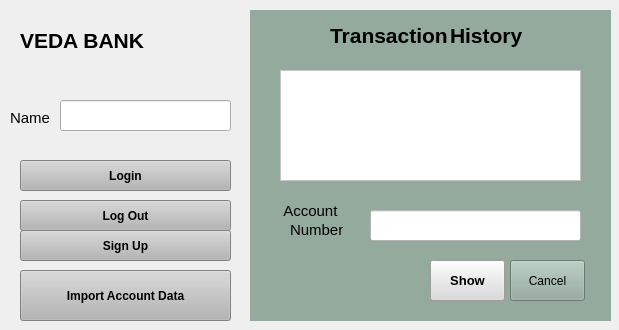
<?xml version="1.0" encoding="UTF-8"?>
<ui version="4.0">
 <class>Widget</class>
 <widget class="QWidget" name="Widget">
  <property name="geometry">
   <rect>
    <x>0</x>
    <y>0</y>
    <width>619</width>
    <height>330</height>
   </rect>
  </property>
  <property name="windowTitle">
   <string>Widget</string>
  </property>
  <widget class="QLabel" name="label">
   <property name="geometry">
    <rect>
     <x>20</x>
     <y>10</y>
     <width>151</width>
     <height>61</height>
    </rect>
   </property>
   <property name="font">
    <font>
     <pointsize>16</pointsize>
     <bold>true</bold>
    </font>
   </property>
   <property name="text">
    <string>VEDA BANK</string>
   </property>
  </widget>
  <widget class="QLabel" name="label_2">
   <property name="geometry">
    <rect>
     <x>10</x>
     <y>110</y>
     <width>41</width>
     <height>16</height>
    </rect>
   </property>
   <property name="font">
    <font>
     <pointsize>11</pointsize>
    </font>
   </property>
   <property name="text">
    <string>Name</string>
   </property>
  </widget>
  <widget class="QStackedWidget" name="stackedWidget">
   <property name="geometry">
    <rect>
     <x>250</x>
     <y>10</y>
     <width>361</width>
     <height>311</height>
    </rect>
   </property>
   <property name="styleSheet">
    <string notr="true">
background-color: rgb(147, 170, 157);</string>
   </property>
   <property name="currentIndex">
    <number>4</number>
   </property>
   <widget class="QWidget" name="page_6"/>
   <widget class="QWidget" name="page_4">
    <widget class="QPushButton" name="pushButton_makeAcc">
     <property name="geometry">
      <rect>
       <x>20</x>
       <y>30</y>
       <width>101</width>
       <height>121</height>
      </rect>
     </property>
     <property name="font">
      <font>
       <pointsize>9</pointsize>
       <bold>true</bold>
      </font>
     </property>
     <property name="styleSheet">
      <string notr="true">background-color: rgb(104, 141, 122);</string>
     </property>
     <property name="text">
      <string>Make a 
Account</string>
     </property>
    </widget>
    <widget class="QPushButton" name="pushButton_deposit">
     <property name="geometry">
      <rect>
       <x>130</x>
       <y>30</y>
       <width>101</width>
       <height>121</height>
      </rect>
     </property>
     <property name="font">
      <font>
       <bold>true</bold>
      </font>
     </property>
     <property name="styleSheet">
      <string notr="true">background-color: rgb(104, 141, 122);</string>
     </property>
     <property name="text">
      <string>Deposit</string>
     </property>
    </widget>
    <widget class="QPushButton" name="pushButton_withdraw">
     <property name="geometry">
      <rect>
       <x>240</x>
       <y>30</y>
       <width>101</width>
       <height>121</height>
      </rect>
     </property>
     <property name="font">
      <font>
       <bold>true</bold>
      </font>
     </property>
     <property name="styleSheet">
      <string notr="true">background-color: rgb(104, 141, 122);</string>
     </property>
     <property name="text">
      <string>Withdraw</string>
     </property>
    </widget>
    <widget class="QPushButton" name="pushButton_allAcc">
     <property name="geometry">
      <rect>
       <x>20</x>
       <y>160</y>
       <width>101</width>
       <height>121</height>
      </rect>
     </property>
     <property name="font">
      <font>
       <bold>true</bold>
      </font>
     </property>
     <property name="styleSheet">
      <string notr="true">background-color: rgb(104, 141, 122);</string>
     </property>
     <property name="text">
      <string>All Accounts</string>
     </property>
    </widget>
    <widget class="QPushButton" name="pushButton_exit">
     <property name="geometry">
      <rect>
       <x>240</x>
       <y>160</y>
       <width>101</width>
       <height>121</height>
      </rect>
     </property>
     <property name="font">
      <font>
       <bold>true</bold>
      </font>
     </property>
     <property name="styleSheet">
      <string notr="true">background-color: rgb(104, 141, 122);</string>
     </property>
     <property name="text">
      <string>Exit</string>
     </property>
    </widget>
    <widget class="QPushButton" name="pushButton_spAcc">
     <property name="geometry">
      <rect>
       <x>130</x>
       <y>160</y>
       <width>101</width>
       <height>121</height>
      </rect>
     </property>
     <property name="font">
      <font>
       <bold>true</bold>
      </font>
     </property>
     <property name="styleSheet">
      <string notr="true">background-color: rgb(104, 141, 122);</string>
     </property>
     <property name="text">
      <string>Transaction
History</string>
     </property>
    </widget>
   </widget>
   <widget class="QWidget" name="page">
    <widget class="QPushButton" name="button_dconfirm">
     <property name="geometry">
      <rect>
       <x>20</x>
       <y>230</y>
       <width>141</width>
       <height>61</height>
      </rect>
     </property>
     <property name="font">
      <font>
       <pointsize>10</pointsize>
       <bold>true</bold>
      </font>
     </property>
     <property name="styleSheet">
      <string notr="true">background-color: rgb(218, 218, 218);</string>
     </property>
     <property name="text">
      <string>deposit</string>
     </property>
    </widget>
    <widget class="QLabel" name="label_10">
     <property name="geometry">
      <rect>
       <x>140</x>
       <y>0</y>
       <width>91</width>
       <height>61</height>
      </rect>
     </property>
     <property name="font">
      <font>
       <pointsize>16</pointsize>
       <bold>true</bold>
      </font>
     </property>
     <property name="text">
      <string>Deposit</string>
     </property>
    </widget>
    <widget class="QPushButton" name="button_dcancel">
     <property name="geometry">
      <rect>
       <x>260</x>
       <y>230</y>
       <width>75</width>
       <height>61</height>
      </rect>
     </property>
     <property name="styleSheet">
      <string notr="true"/>
     </property>
     <property name="text">
      <string>Cancel</string>
     </property>
    </widget>
    <widget class="QLabel" name="label_3">
     <property name="geometry">
      <rect>
       <x>30</x>
       <y>140</y>
       <width>81</width>
       <height>16</height>
      </rect>
     </property>
     <property name="font">
      <font>
       <pointsize>11</pointsize>
      </font>
     </property>
     <property name="text">
      <string>Amount of</string>
     </property>
    </widget>
    <widget class="QLineEdit" name="accountDepositEdit">
     <property name="geometry">
      <rect>
       <x>120</x>
       <y>80</y>
       <width>221</width>
       <height>31</height>
      </rect>
     </property>
     <property name="styleSheet">
      <string notr="true">background-color: rgb(255, 255, 255);</string>
     </property>
    </widget>
    <widget class="QLabel" name="label_12">
     <property name="geometry">
      <rect>
       <x>30</x>
       <y>80</y>
       <width>61</width>
       <height>16</height>
      </rect>
     </property>
     <property name="font">
      <font>
       <pointsize>11</pointsize>
      </font>
     </property>
     <property name="text">
      <string>Account</string>
     </property>
    </widget>
    <widget class="QLineEdit" name="depositAmmount">
     <property name="geometry">
      <rect>
       <x>120</x>
       <y>140</y>
       <width>221</width>
       <height>31</height>
      </rect>
     </property>
     <property name="styleSheet">
      <string notr="true">background-color: rgb(255, 255, 255);</string>
     </property>
    </widget>
    <widget class="QLabel" name="label_16">
     <property name="geometry">
      <rect>
       <x>30</x>
       <y>100</y>
       <width>61</width>
       <height>16</height>
      </rect>
     </property>
     <property name="font">
      <font>
       <pointsize>11</pointsize>
      </font>
     </property>
     <property name="text">
      <string>Number</string>
     </property>
    </widget>
    <widget class="QLabel" name="label_20">
     <property name="geometry">
      <rect>
       <x>40</x>
       <y>160</y>
       <width>61</width>
       <height>21</height>
      </rect>
     </property>
     <property name="font">
      <font>
       <pointsize>11</pointsize>
      </font>
     </property>
     <property name="text">
      <string>Money</string>
     </property>
    </widget>
   </widget>
   <widget class="QWidget" name="page_3">
    <widget class="QLabel" name="label_11">
     <property name="geometry">
      <rect>
       <x>140</x>
       <y>0</y>
       <width>131</width>
       <height>61</height>
      </rect>
     </property>
     <property name="font">
      <font>
       <pointsize>16</pointsize>
       <bold>true</bold>
      </font>
     </property>
     <property name="text">
      <string>Withdraw</string>
     </property>
    </widget>
    <widget class="QLabel" name="label_4">
     <property name="geometry">
      <rect>
       <x>30</x>
       <y>80</y>
       <width>61</width>
       <height>16</height>
      </rect>
     </property>
     <property name="font">
      <font>
       <pointsize>11</pointsize>
      </font>
     </property>
     <property name="text">
      <string>Account</string>
     </property>
    </widget>
    <widget class="QPushButton" name="button_wconfirm">
     <property name="geometry">
      <rect>
       <x>20</x>
       <y>230</y>
       <width>141</width>
       <height>61</height>
      </rect>
     </property>
     <property name="font">
      <font>
       <pointsize>10</pointsize>
       <bold>true</bold>
      </font>
     </property>
     <property name="styleSheet">
      <string notr="true">background-color: rgb(218, 218, 218);</string>
     </property>
     <property name="text">
      <string>Withdraw</string>
     </property>
    </widget>
    <widget class="QPushButton" name="button_wcancel">
     <property name="geometry">
      <rect>
       <x>260</x>
       <y>230</y>
       <width>75</width>
       <height>61</height>
      </rect>
     </property>
     <property name="styleSheet">
      <string notr="true"/>
     </property>
     <property name="text">
      <string>Cancel</string>
     </property>
    </widget>
    <widget class="QLineEdit" name="accountWithdrawEdit">
     <property name="geometry">
      <rect>
       <x>120</x>
       <y>80</y>
       <width>221</width>
       <height>31</height>
      </rect>
     </property>
     <property name="styleSheet">
      <string notr="true">background-color: rgb(255, 255, 255);</string>
     </property>
    </widget>
    <widget class="QLineEdit" name="withdrawAmmount">
     <property name="geometry">
      <rect>
       <x>120</x>
       <y>140</y>
       <width>221</width>
       <height>31</height>
      </rect>
     </property>
     <property name="styleSheet">
      <string notr="true">background-color: rgb(255, 255, 255);</string>
     </property>
     <property name="text">
      <string/>
     </property>
    </widget>
    <widget class="QLabel" name="label_13">
     <property name="geometry">
      <rect>
       <x>30</x>
       <y>140</y>
       <width>81</width>
       <height>20</height>
      </rect>
     </property>
     <property name="font">
      <font>
       <pointsize>11</pointsize>
      </font>
     </property>
     <property name="text">
      <string>Amount of</string>
     </property>
    </widget>
    <widget class="QLabel" name="label_17">
     <property name="geometry">
      <rect>
       <x>30</x>
       <y>100</y>
       <width>61</width>
       <height>16</height>
      </rect>
     </property>
     <property name="font">
      <font>
       <pointsize>11</pointsize>
      </font>
     </property>
     <property name="text">
      <string>Number</string>
     </property>
    </widget>
    <widget class="QLabel" name="label_21">
     <property name="geometry">
      <rect>
       <x>40</x>
       <y>160</y>
       <width>61</width>
       <height>21</height>
      </rect>
     </property>
     <property name="font">
      <font>
       <pointsize>11</pointsize>
      </font>
     </property>
     <property name="text">
      <string>Money</string>
     </property>
    </widget>
   </widget>
   <widget class="QWidget" name="page_5">
    <widget class="QPushButton" name="button_show">
     <property name="geometry">
      <rect>
       <x>180</x>
       <y>250</y>
       <width>75</width>
       <height>41</height>
      </rect>
     </property>
     <property name="font">
      <font>
       <pointsize>10</pointsize>
       <bold>true</bold>
      </font>
     </property>
     <property name="styleSheet">
      <string notr="true">background-color: rgb(218, 218, 218);</string>
     </property>
     <property name="text">
      <string>Show</string>
     </property>
    </widget>
    <widget class="QPushButton" name="button_scancel">
     <property name="geometry">
      <rect>
       <x>260</x>
       <y>250</y>
       <width>75</width>
       <height>41</height>
      </rect>
     </property>
     <property name="font">
      <font>
       <pointsize>9</pointsize>
      </font>
     </property>
     <property name="styleSheet">
      <string notr="true"/>
     </property>
     <property name="text">
      <string>Cancel</string>
     </property>
    </widget>
    <widget class="QLineEdit" name="lineEdit_spec">
     <property name="geometry">
      <rect>
       <x>120</x>
       <y>200</y>
       <width>211</width>
       <height>31</height>
      </rect>
     </property>
     <property name="styleSheet">
      <string notr="true">background-color: rgb(255, 255, 255);</string>
     </property>
    </widget>
    <widget class="QTextEdit" name="textEdit_show">
     <property name="geometry">
      <rect>
       <x>30</x>
       <y>60</y>
       <width>301</width>
       <height>111</height>
      </rect>
     </property>
     <property name="styleSheet">
      <string notr="true">background-color: rgb(255, 255, 255);</string>
     </property>
    </widget>
    <widget class="QLabel" name="label_14">
     <property name="geometry">
      <rect>
       <x>30</x>
       <y>190</y>
       <width>71</width>
       <height>21</height>
      </rect>
     </property>
     <property name="font">
      <font>
       <pointsize>11</pointsize>
      </font>
     </property>
     <property name="text">
      <string> Account</string>
     </property>
    </widget>
    <widget class="QLabel" name="label_15">
     <property name="geometry">
      <rect>
       <x>40</x>
       <y>210</y>
       <width>61</width>
       <height>20</height>
      </rect>
     </property>
     <property name="font">
      <font>
       <pointsize>11</pointsize>
      </font>
     </property>
     <property name="text">
      <string>Number</string>
     </property>
    </widget>
    <widget class="QLabel" name="label_18">
     <property name="geometry">
      <rect>
       <x>80</x>
       <y>10</y>
       <width>121</width>
       <height>31</height>
      </rect>
     </property>
     <property name="font">
      <font>
       <pointsize>16</pointsize>
       <bold>true</bold>
      </font>
     </property>
     <property name="text">
      <string>Transaction </string>
     </property>
    </widget>
    <widget class="QLabel" name="label_19">
     <property name="geometry">
      <rect>
       <x>200</x>
       <y>0</y>
       <width>91</width>
       <height>51</height>
      </rect>
     </property>
     <property name="font">
      <font>
       <pointsize>16</pointsize>
       <bold>true</bold>
      </font>
     </property>
     <property name="text">
      <string>History</string>
     </property>
    </widget>
   </widget>
   <widget class="QWidget" name="page_2">
    <widget class="QLineEdit" name="lineEdit_mn">
     <property name="geometry">
      <rect>
       <x>110</x>
       <y>90</y>
       <width>221</width>
       <height>31</height>
      </rect>
     </property>
     <property name="styleSheet">
      <string notr="true">background-color: rgb(255, 255, 255);</string>
     </property>
    </widget>
    <widget class="QLineEdit" name="lineEdit_ma">
     <property name="geometry">
      <rect>
       <x>110</x>
       <y>140</y>
       <width>221</width>
       <height>31</height>
      </rect>
     </property>
     <property name="styleSheet">
      <string notr="true">background-color: rgb(255, 255, 255);</string>
     </property>
    </widget>
    <widget class="QPushButton" name="button_mconfirm">
     <property name="geometry">
      <rect>
       <x>30</x>
       <y>250</y>
       <width>111</width>
       <height>41</height>
      </rect>
     </property>
     <property name="font">
      <font>
       <pointsize>10</pointsize>
       <bold>true</bold>
      </font>
     </property>
     <property name="styleSheet">
      <string notr="true">background-color: rgb(218, 218, 218);</string>
     </property>
     <property name="text">
      <string>Create</string>
     </property>
    </widget>
    <widget class="QLabel" name="label_5">
     <property name="geometry">
      <rect>
       <x>110</x>
       <y>10</y>
       <width>201</width>
       <height>61</height>
      </rect>
     </property>
     <property name="font">
      <font>
       <pointsize>16</pointsize>
       <bold>true</bold>
      </font>
     </property>
     <property name="text">
      <string>Make a Account</string>
     </property>
    </widget>
    <widget class="QPushButton" name="button_mcancel">
     <property name="geometry">
      <rect>
       <x>270</x>
       <y>250</y>
       <width>61</width>
       <height>41</height>
      </rect>
     </property>
     <property name="styleSheet">
      <string notr="true"/>
     </property>
     <property name="text">
      <string>Cancel</string>
     </property>
    </widget>
    <widget class="QLabel" name="label_6">
     <property name="geometry">
      <rect>
       <x>40</x>
       <y>100</y>
       <width>48</width>
       <height>16</height>
      </rect>
     </property>
     <property name="font">
      <font>
       <pointsize>11</pointsize>
      </font>
     </property>
     <property name="text">
      <string>Name</string>
     </property>
    </widget>
    <widget class="QLabel" name="label_7">
     <property name="geometry">
      <rect>
       <x>40</x>
       <y>140</y>
       <width>71</width>
       <height>16</height>
      </rect>
     </property>
     <property name="font">
      <font>
       <pointsize>11</pointsize>
      </font>
     </property>
     <property name="text">
      <string>Account</string>
     </property>
    </widget>
    <widget class="QLabel" name="label_8">
     <property name="geometry">
      <rect>
       <x>40</x>
       <y>160</y>
       <width>71</width>
       <height>16</height>
      </rect>
     </property>
     <property name="font">
      <font>
       <pointsize>11</pointsize>
      </font>
     </property>
     <property name="text">
      <string>Number</string>
     </property>
    </widget>
    <widget class="QLabel" name="label_9">
     <property name="geometry">
      <rect>
       <x>40</x>
       <y>200</y>
       <width>61</width>
       <height>16</height>
      </rect>
     </property>
     <property name="font">
      <font>
       <pointsize>11</pointsize>
      </font>
     </property>
     <property name="text">
      <string>Balance</string>
     </property>
    </widget>
    <widget class="QLineEdit" name="spinBox_mb">
     <property name="geometry">
      <rect>
       <x>110</x>
       <y>190</y>
       <width>221</width>
       <height>31</height>
      </rect>
     </property>
     <property name="styleSheet">
      <string notr="true">background-color: rgb(255, 255, 255);</string>
     </property>
    </widget>
   </widget>
  </widget>
  <widget class="QPushButton" name="stackbutton">
   <property name="geometry">
    <rect>
     <x>130</x>
     <y>440</y>
     <width>75</width>
     <height>24</height>
    </rect>
   </property>
   <property name="text">
    <string>stacked</string>
   </property>
  </widget>
  <widget class="QLineEdit" name="lineEdit_namelogin">
   <property name="geometry">
    <rect>
     <x>60</x>
     <y>100</y>
     <width>171</width>
     <height>31</height>
    </rect>
   </property>
  </widget>
  <widget class="QPushButton" name="loginButton">
   <property name="geometry">
    <rect>
     <x>20</x>
     <y>160</y>
     <width>211</width>
     <height>31</height>
    </rect>
   </property>
   <property name="font">
    <font>
     <bold>true</bold>
    </font>
   </property>
   <property name="styleSheet">
    <string notr="true">
background-color: rgb(181, 181, 181);</string>
   </property>
   <property name="text">
    <string>Login</string>
   </property>
  </widget>
  <widget class="QPushButton" name="SignUpButton">
   <property name="geometry">
    <rect>
     <x>20</x>
     <y>230</y>
     <width>211</width>
     <height>31</height>
    </rect>
   </property>
   <property name="font">
    <font>
     <bold>true</bold>
    </font>
   </property>
   <property name="styleSheet">
    <string notr="true">
background-color: rgb(181, 181, 181);</string>
   </property>
   <property name="text">
    <string>Sign Up</string>
   </property>
  </widget>
  <widget class="QPushButton" name="ImportButton">
   <property name="geometry">
    <rect>
     <x>20</x>
     <y>270</y>
     <width>211</width>
     <height>51</height>
    </rect>
   </property>
   <property name="font">
    <font>
     <bold>true</bold>
    </font>
   </property>
   <property name="styleSheet">
    <string notr="true">
background-color: rgb(181, 181, 181);</string>
   </property>
   <property name="text">
    <string>Import Account Data</string>
   </property>
  </widget>
  <widget class="QPushButton" name="LogoutButton">
   <property name="geometry">
    <rect>
     <x>20</x>
     <y>200</y>
     <width>211</width>
     <height>31</height>
    </rect>
   </property>
   <property name="font">
    <font>
     <bold>true</bold>
    </font>
   </property>
   <property name="styleSheet">
    <string notr="true">
background-color: rgb(181, 181, 181);</string>
   </property>
   <property name="text">
    <string>Log Out</string>
   </property>
  </widget>
  <widget class="QLabel" name="label_username">
   <property name="geometry">
    <rect>
     <x>63</x>
     <y>109</y>
     <width>171</width>
     <height>16</height>
    </rect>
   </property>
   <property name="text">
    <string/>
   </property>
  </widget>
 </widget>
 <resources/>
 <connections/>
</ui>
